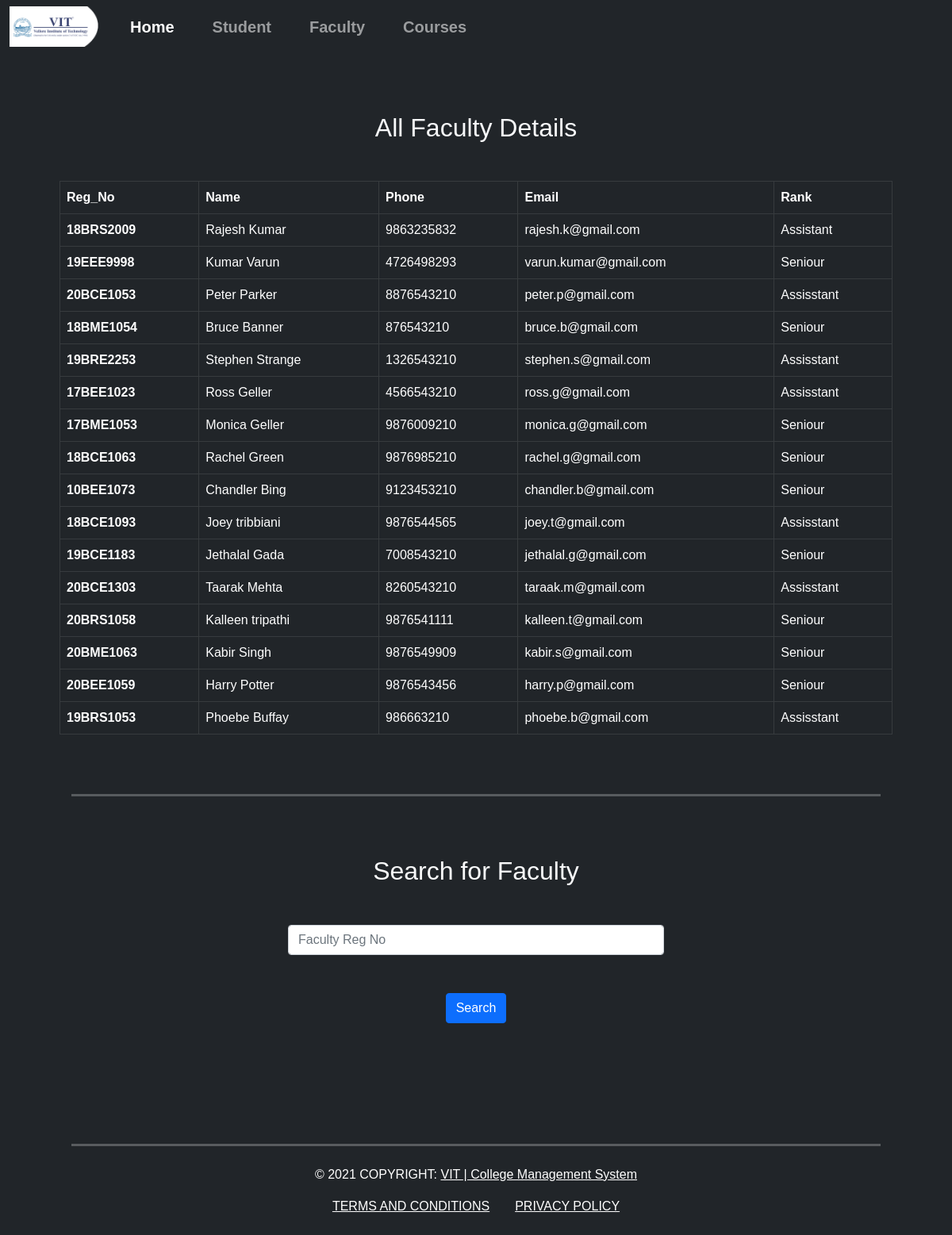
The app's page /faculty_view with its own data.
### app.py (models this page shows)
class Faculty(db.Model) :
    reg_no = db.Column(db.String(30), primary_key=True)
    name = db.Column(db.String(100), nullable=False)
    phone = db.Column(db.Integer)
    email = db.Column(db.String(100), nullable=False)
    rank = db.Column(db.String(50), nullable=False)

### app.py (the view)
@app.route('/faculty_view')
def facultyview():
    allFaculty = Faculty.query.all()
    return render_template('faculty_view.html', allFaculty=allFaculty)

### templates/faculty_view.html (shortened to what this page needs)
{% extends 'layout.html' %}
{% block content %}
    <section class="about" id="view">
        <h2 class="text-center my-5">All Faculty Details</h2>
        <table class="table table-bordered table-dark">
            <thead>
            <tr>
                <th scope="col">Reg_No</th>
                <th scope="col">Name</th>
                <th scope="col">Phone</th>
                <th scope="col">Email</th>
                <th scope="col">Rank</th>
            </tr>
            </thead>
            <tbody>
                {% for faculty in allFaculty %}
                <tr>
                    <th scope="row">{{faculty.reg_no}}</th>
                    <td>{{faculty.name}}</td>
                    <td>{{faculty.phone}}</td>
                    <td>{{faculty.email}}</td>
                    <td>{{faculty.rank}}</td>
                </tr>
                {% endfor %}
            </tbody>
        </table>
    </section>
<hr class="hr">
<section class="about">
    <h2 class="text-center">Search for Faculty</h2>
    <form action="{{ url_for('faculty_view') }}" method="POST" style="margin: 0 18rem;">
        <div class="form-outline my-5" style="color: white;">
            <input type="text" class="form-control" placeholder="Faculty Reg No" name="reg_no">
        </div>
        <div class="my-5 text-center">
            <input type="submit" value="Search" class="btn btn-primary btn-block mb-4">
        </div>
    </form>
</section>
{% endblock content %}

### static/css/styles.css (style rules this page uses)
body, h1, h2, h3, h4, h5, h6 { font-family: sans-serif; }
input { background-color: white; }
hr { width: 85%; padding-top: 3px; margin-left: auto; margin-right: auto; }
.about { margin: 75px; }
.container p, h2, h3 { margin-top: 1rem; text-align: center; }

### records on screen
Faculty: reg_no "18BRS2009", name "Rajesh Kumar", phone "9863235832", email "rajesh.k@gmail.com", rank "Assistant"
Faculty: reg_no "19EEE9998", name "Kumar Varun", phone "4726498293", email "varun.kumar@gmail.com", rank "Seniour"
Faculty: reg_no "20BCE1053", name "Peter Parker", phone "8876543210", email "peter.p@gmail.com", rank "Assisstant"
Faculty: reg_no "18BME1054", name "Bruce Banner", phone "876543210", email "bruce.b@gmail.com", rank "Seniour"
Faculty: reg_no "19BRE2253", name "Stephen Strange", phone "1326543210", email "stephen.s@gmail.com", rank "Assisstant"
Faculty: reg_no "17BEE1023", name "Ross Geller", phone "4566543210", email "ross.g@gmail.com", rank "Assisstant"
Faculty: reg_no "17BME1053", name "Monica Geller", phone "9876009210", email "monica.g@gmail.com", rank "Seniour"
Faculty: reg_no "18BCE1063", name "Rachel Green", phone "9876985210", email "rachel.g@gmail.com", rank "Seniour"
Faculty: reg_no "10BEE1073", name "Chandler Bing", phone "9123453210", email "chandler.b@gmail.com", rank "Seniour"
Faculty: reg_no "18BCE1093", name "Joey tribbiani", phone "9876544565", email "joey.t@gmail.com", rank "Assisstant"
Faculty: reg_no "19BCE1183", name "Jethalal Gada", phone "7008543210", email "jethalal.g@gmail.com", rank "Seniour"
Faculty: reg_no "20BCE1303", name "Taarak Mehta", phone "8260543210", email "taraak.m@gmail.com", rank "Assisstant"
Faculty: reg_no "20BRS1058", name "Kalleen tripathi", phone "9876541111", email "kalleen.t@gmail.com", rank "Seniour"
Faculty: reg_no "20BME1063", name "Kabir Singh", phone "9876549909", email "kabir.s@gmail.com", rank "Seniour"
Faculty: reg_no "20BEE1059", name "Harry Potter", phone "9876543456", email "harry.p@gmail.com", rank "Seniour"
Faculty: reg_no "19BRS1053", name "Phoebe Buffay", phone "986663210", email "phoebe.b@gmail.com", rank "Assisstant"
